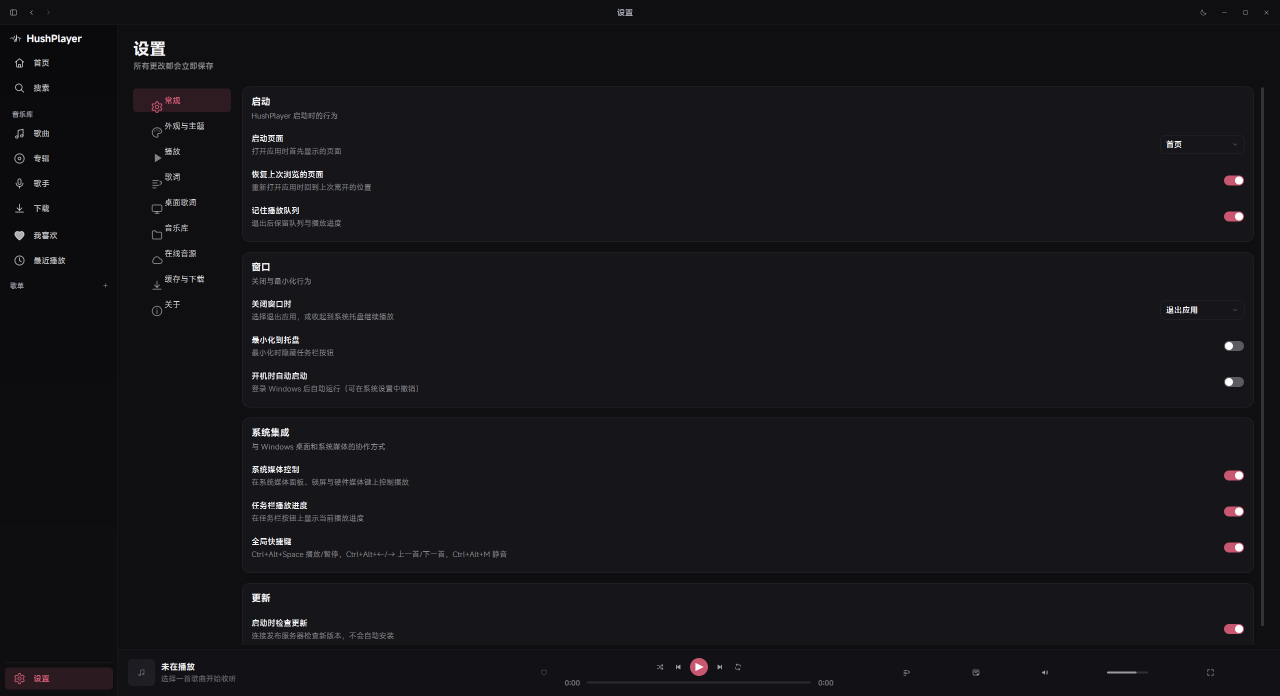
#> input picture docs/screenshots/settings_150.png, 2560 x 1392 px, found by its file name (shown at 1/2 size)
$ python _zoom_nav.py
#> lines starting #> are read from the running program, lines starting #| are printed output that depends on the picture
from PIL import Image
im = Image.open("artifacts/qa/r28/settings_150.png")
#> im is the input picture: PIL image 2560x1392 RGBA; mean R, G, B, A 20.9, 20.6, 24.9, 255
crop = im.crop((240, 170, 520, 690))
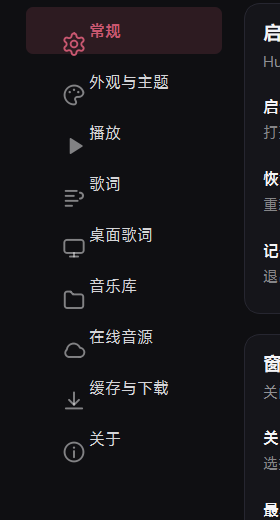
#> crop: PIL image 280x520 RGBA; mean R, G, B, A 23.5, 22.1, 25.6, 255
crop = crop.resize((crop.width * 3, crop.height * 3), Image.NEAREST)
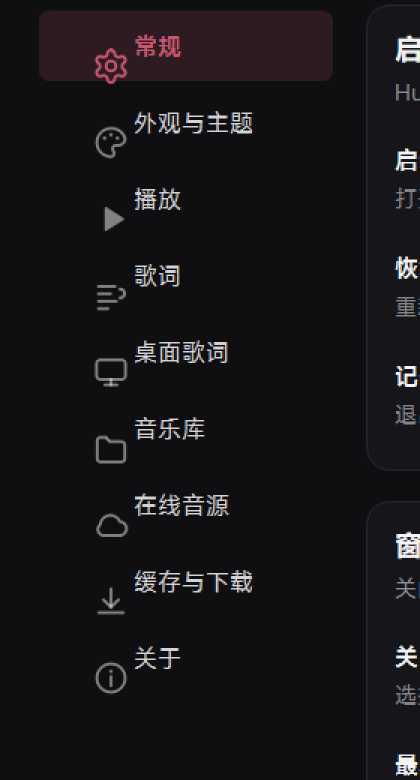
#> crop: PIL image 840x1560 RGBA (shown at 1/2 size); mean R, G, B, A 23.5, 22.1, 25.6, 255
crop.save("artifacts/qa/r35/nav_zoom.png")
print("ok")
